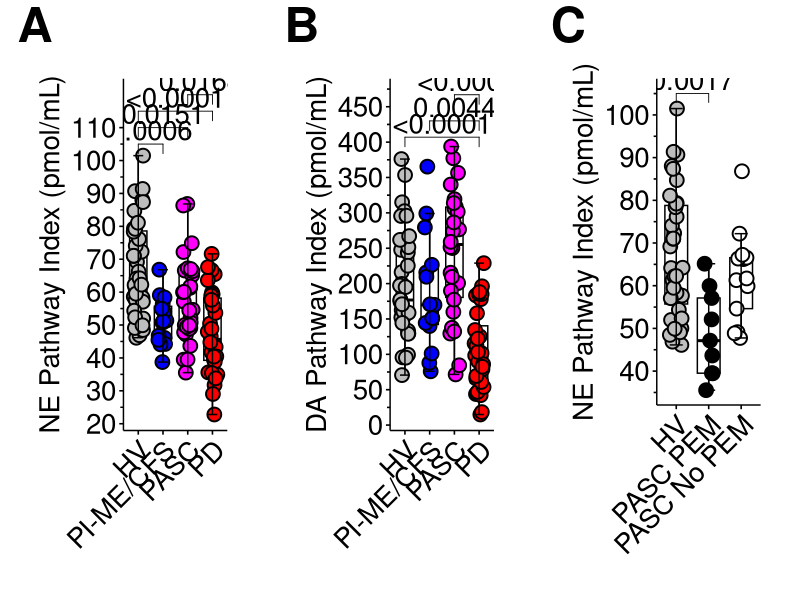

Here is the R script that generated this plot:
library(dplyr)
library(readxl)
library(tidyverse)
library(knitr)
library(broom)
library(corrplot)
library(psych)
library(ggsignif)
library(htmlTable)
library(ggpubr)
library(rstatix) 

path <- "/Users/aregawili/Downloads" # change path to your own directory
  
setwd(path)

data_sheets <- excel_sheets('Supplementary File 1 Indiv. Data.xlsx')

sheets = lapply(setNames(data_sheets, data_sheets), 
                   function(x) read_excel('Supplementary File 1 Indiv. Data.xlsx', sheet=x))

data <- sheets$Data


#formatting data, removing NA values

data[data == "." | data == "^"] <- NA

#dataset with 89 PASC and 94 PASC in one file

combineddata <- data %>%
  filter(LP == 1) %>% # only people with lumbar punctures
  mutate_at(c("CSF_MHPG", "CSF_MHPG_DHPG", "CSF_DA", "CSF_HVA"), as.numeric) %>% 
  mutate(CSF_DA_DOPAC_HVA = CSF_DA + CSF_DOPAC + CSF_HVA)%>%
  relocate(CSF_DA_DOPAC_HVA, .after = CSF_HVA)
 

combineddata$Cohort <-  factor(combineddata$Cohort, levels=c('HV', 'PI-ME/CFS', 'PASC', 'PD'))

# dataset with 89 PASC and 94 PASC separated (94 PASC did not have PEM)

sepdata <- data %>%
  filter(LP == 1) %>%
  mutate_at(c("CSF_MHPG", "CSF_MHPG_DHPG", "CSF_DA", "CSF_HVA"), as.numeric) %>%
  mutate(CSF_DA_DOPAC_HVA = CSF_DA + CSF_DOPAC + CSF_HVA)%>%
  relocate(CSF_DA_DOPAC_HVA, .after = CSF_HVA)%>%
  mutate(ID = case_when(
    Group == 0 ~ "HV",
    Group == 2 ~ "PD",
    str_detect(SubjectID, "8900") & Group == 1 ~ "PASC 89",
    str_detect(SubjectID, "711") ~ "PASC 89",
    str_detect(Protocol, "94N") ~ "PASC 94",
    str_detect(SubjectID, "map") & Group == 1 ~ "PI-ME/CFS",
    TRUE ~ " "
  )) %>%
  relocate(ID, .after = Group)

sepdata$ID <-  factor(sepdata$ID, levels=c('HV', 'PI-ME/CFS', 'PASC 89',
                                           'PASC 94', 'PD'))



# Plots for levels of Catecholamines + Metabolites

# Doing it with and without PEM for pasc 


# fxn for n of each group of plot

stat_box_data <- function(y) {
  return( 
    data.frame(
      y = 0.5+1.1*max(y), 
      label = paste('n =', length(y), '\n'
                    #,'mean =', round(mean(y), 1), '\n' if we also want mean
      )
    )
  )
}


# no pem


#plot of CSF Norepinephrine Pathway

#anova

aov <- aov(CSF_NE_DHPG_MHPG ~ Cohort, data = combineddata) %>%
  tukey_hsd(conf.level = .95)
n1 <-ggboxplot(combineddata , x = "Cohort", y = "CSF_NE_DHPG_MHPG", outlier.shape = NA) +
  geom_jitter(aes(fill = Cohort),width = .2, height = 0, size = 4, shape = 21, stroke = 1 ) +
  stat_boxplot(geom ='errorbar', width = 0.4) +
  guides(y = guide_axis(minor.ticks = TRUE))+
  scale_fill_manual(values  = c("grey", "blue", "magenta",  "red"))+
  ylab("NE Pathway Index (pmol/mL)") + 
  theme(
    axis.title.x = element_blank(),
    axis.text.y = element_text(colour="black"),
    axis.minor.ticks.y.left = element_line(color = "black", size = 0.5),
    axis.text.x = element_text(angle = 45, hjust = 1, vjust = 1),
    axis.text=element_text(size=20),
    axis.title =element_text(size=20),
    panel.background = element_rect(fill='transparent'),
    plot.background = element_rect(fill='transparent', color=NA),
    panel.grid.major = element_blank(),
    plot.margin = margin(2, 1, 1, 1, "cm"),
    panel.grid.minor = element_blank(),
    legend.background = element_rect(fill='transparent'),
    legend.box.background = element_rect(fill='transparent'),
    legend.title=element_blank()
  ) + theme(legend.position="none") +
  scale_y_continuous(breaks = seq(0, 110, by = 10),
                     minor_breaks = seq(0, 110, by = 5)) +
  stat_pvalue_manual(aov, label = "{scales::pvalue(p.adj, accuracy = 0.0001)}", hide.ns = TRUE,
                     y.position= c( 105, 110, 115, 120), size = 7) 


#plot of CSF Dopamine Pathway

# anova
aov2 <- aov(CSF_DA_DOPAC_HVA ~ Cohort, data = combineddata) %>%
  tukey_hsd(conf.level= 0.95)
d1 <- ggboxplot(combineddata , x = "Cohort", y = "CSF_DA_DOPAC_HVA",  outlier.shape = NA) +
  geom_jitter(aes(fill = Cohort),width = .2, height = 0, size = 4, shape = 21, stroke = 1 ) +
  stat_boxplot(geom ='errorbar', width = 0.4) +
  guides(y = guide_axis(minor.ticks = TRUE))+
  scale_fill_manual(values  = c("grey", "blue", "magenta",  "red"))+
  scale_y_continuous(breaks = seq(0, 500, by = 50)) +
  ylab("DA Pathway Index (pmol/mL)") + 
  theme(
    axis.title.x = element_blank(),
    axis.text.y = element_text(colour="black"),
    axis.text.x = element_text(angle = 45, hjust = 1, vjust = 1),
    axis.text=element_text(size=20),
    axis.title =element_text(size=20),
    panel.background = element_rect(fill='transparent'),
    plot.background = element_rect(fill='transparent', color=NA),
    panel.grid.major = element_blank(),
    panel.grid.minor = element_blank(),
    plot.margin = margin(2, 1, 1, 1, "cm"),
    legend.background = element_rect(fill='transparent'),
    legend.box.background = element_rect(fill='transparent'),
    legend.title=element_blank()
  )  + theme(legend.position="none") +
  stat_pvalue_manual(aov2, label = "{scales::pvalue(p.adj, accuracy = 0.0001)}", hide.ns = TRUE, , size = 7,
                     y.position= c( 407, 430, 467))


### sep data #####################################################


# CSF Norenephrine Pathway (Looking at PEM)

pemsepdata <- sepdata %>%
  filter(ID != "PASC 94") %>%
  mutate(ID =case_when(
    str_detect(SubjectID, "8900") & PEM == 1 ~ "PASC PEM",
    str_detect(SubjectID, "711") & PEM == 1 ~ "PASC PEM",
    str_detect(SubjectID, "8900") & PEM == 0 ~ "PASC No PEM",
    T ~ ID
    
  )) %>%
  filter(ID != "PASC 89") %>%
  filter(ID != "PI-ME/CFS" ) %>%
  filter(ID != "PD") 



pemsepdata$ID <-  factor(pemsepdata$ID, levels=c('HV', "PASC PEM", 'PASC No PEM'))


#plot of CSF NE Pathway 

#anova
aov3 <- aov(CSF_NE_DHPG_MHPG ~ ID, data = pemsepdata) %>%
  tukey_hsd(conf.level = .95)
group.colors <- c( "HV" = "grey", "PASC PEM" = "black", "PASC No PEM" ="white")
npem <-ggboxplot(pemsepdata , x = "ID", y = "CSF_NE_DHPG_MHPG", outlier.shape = NA) +
  geom_jitter(aes(fill = ID),width = .2, height = 0, size = 4, shape = 21, stroke = 1 ) +
  stat_boxplot(geom ='errorbar', width = 0.4) +
  guides(y = guide_axis(minor.ticks = TRUE))+
  ylab("NE Pathway Index (pmol/mL)") + 
  scale_fill_manual(values=group.colors)+
  theme(
    axis.title.x = element_blank(),
    axis.text.y = element_text(colour="black"),
    axis.text=element_text(size=20),
    axis.text.x = element_text(angle = 45, hjust = 1, vjust = 1),
    axis.title =element_text(size=20),
    panel.background = element_rect(fill='transparent'),
    plot.background = element_rect(fill='transparent', color=NA),
    panel.grid.major = element_blank(),
    panel.grid.minor = element_blank(),
    legend.background = element_rect(fill='transparent'),
    legend.box.background = element_rect(fill='transparent'),
    plot.margin = margin(2, 1, 1, 1, "cm"),
    legend.title=element_blank()
  ) + theme(legend.position="none") +
  scale_y_continuous(breaks = seq(0, 110, by = 10)) +
  stat_pvalue_manual(aov3, label = "{scales::pvalue(p.adj, accuracy = 0.0001)}", hide.ns = TRUE,
                     y.position= 105, size = 7)


ggarrange(n1,d1,npem, labels = c("A", "B", "C"), nrow = 1, font.label = list(size = 35),  vjust = 1.2)
